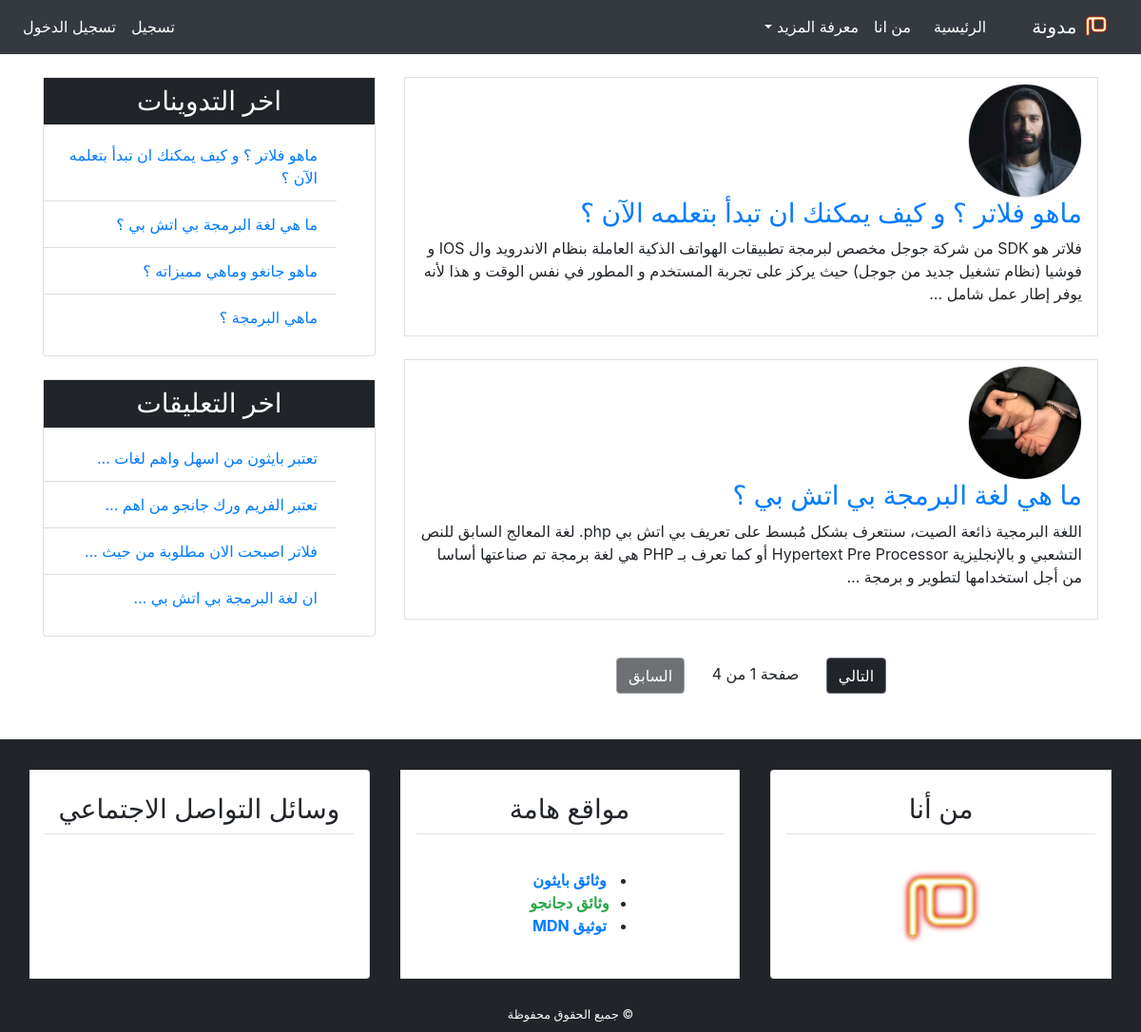
Page /blog/home/ on the committed database.
### blog/models.py (models this page shows, shortened)
class Post(models.Model):
    objects = None
    author = models.ForeignKey(User,on_delete=models.CASCADE)
    title = models.CharField(max_length=60,verbose_name='عنوان التدوينة')
    content = models.TextField(max_length=6000,verbose_name='نص التدوينة')
    post_date = models.DateTimeField(auto_now_add=True)
    post_update = models.DateTimeField(auto_now=True)
    class Meta:
        ordering = ('-post_date',)
        verbose_name = _('Post')
        verbose_name_plural = _('Posts')

class Comment(models.Model):
    objects = None
    post = models.ForeignKey(Post,on_delete=models.CASCADE,related_name='comments')
    created_by = models.ForeignKey(User,on_delete=models.CASCADE)
    content = models.TextField(max_length=6000,verbose_name='التعليق')
    comment_date = models.DateTimeField(auto_now_add=True)
    active = models.BooleanField(default=False)
    class Meta:
        ordering = ('-comment_date',)
        verbose_name = _('Comment')
        verbose_name_plural = _('Comments')

### accounts/models.py (models this page shows, shortened)
class Profile(models.Model):
    user = models.OneToOneField(User,on_delete=models.CASCADE)
    image = models.ImageField(upload_to=image_upload,default='user.png')

### blog/views.py (the view)
# urls.py: path('home/',views.home,name='home'),
def home(request):
    posts = Post.objects.all()
    paginator = Paginator(posts,2)
    page = request.GET.get('page')
    try:
        posts = paginator.page(page)
    except PageNotAnInteger:
        posts = paginator.page(1)
    except EmptyPage:
         posts = paginator.page(paginator.num_pages)
    context = {
        'title':'الصفحة الرئيسة',
        'posts': posts
    }
    return render(request,'blog/home.html',context)

### blog/templatetags/post_tag.py (called while the page is built)
@register.inclusion_tag('blog/latest_posts.html')
def latest_posts():
    context = {'l_posts':Post.objects.all()[0:4]}
    return context

@register.inclusion_tag('blog/latest_comments.html')
def latest_comments():
    context = {'l_comments':Comment.objects.filter(active=True)[0:4]}
    return context

### blog/templates/blog/home.html (shortened to what this page needs)
{% extends 'blog/base.html' %}
{% load static %}
{% block content %}
    {% for post in posts  %}
        <div class="border p-3 mb-4">
            <img class="img-fluid rounded-circle border" style="width: 120px; height:120px; margin-top:-10px;"
                    src="{{post.author.profile.image.url}}" alt="{{post.author}}">
             <h3><a class="text-blue" href="{% url 'blog:post_detail' post.id %}"> {{post.title}}</a></h3>
             <p> {{post.content|truncatewords:40}} </p>
        </div>
    {% endfor %}
    {% include 'blog/pagination.html' %}
{% endblock %}

### blog/templates/blog/base.html (shortened to what this page needs)
{% load static %}
{% load post_tag %}
<!DOCTYPE html>
<html>
<head>
    <link rel="stylesheet" href="{% static 'blog/css/bootstrap.min.css' %}">
    <link rel='stylesheet' href='{% static "blog/css/main.css" %}'>
    </head>
<body>
    <div>
        <header>
        <nav class="navbar navbar-expand-lg navbar-dark bg-dark">
            <a class="navbar-brand" href="{% url 'blog:home' %}">
                <img src="{% static 'blog/images/mim-logo.png' %}" alt="شعار مدونة" width="30px">       مدونة
            </a>
            <div class="collapse navbar-collapse" id="navbarSupportedContent">
              <ul class="navbar-nav">
                <li class="nav-item active">
                  <a class="nav-link" href="{% url 'blog:home' %}"> الرئيسية <span class="sr-only">(current)</span></a>
                </li>
                <li class="nav-item active" style="margin-right:8px;">
                    <a class="nav-link" href="{% url 'blog:about' %}"> من انا </a>
                </li>
                <li class="nav-item dropdown active">
                    <a class="nav-link dropdown-toggle" href="#" id="navbarDropdown" role="button"
                        data-toggle="dropdown" aria-haspopup="true" aria-expanded="false">
                        معرفة المزيد
                    </a>
                </li>
              </ul>
              <ul class="navbar-nav mr-auto">
                    {% if user.is_authenticated %}
                        <li class="nav-item active"> <a class="nav-link" href="{% url 'accounts:profile' %}">   الصفحة الشخصية </a> </li>
                        <li class="nav-item active"> <a class="nav-link" href="{% url 'blog:new_post' %}">  اضافة تدوينة جديدة </a> </li>
                        <li class="nav-item active"> <a class="nav-link" href="{% url 'accounts:logout' %}">   تسجيل الخروج </a> </li>
                    {% else %}
                        <li class="nav-item active"> <a class="nav-link" href="{% url 'accounts:signup' %}"> تسجيل </a> </li>
                        <li class="nav-item active"> <a class="nav-link" href="{% url 'accounts:login' %}">   تسجيل الدخول </a> </li>
                    {% endif %}
              </ul>
            </div>
          </nav>
        </header>
        <section>
            <div class="container">
                <div class="row mt-4">
                    <div class="col-md-8">
                        {% block content %}
                        {% endblock %}
                    </div>
                    <div class="col-md-4">
                        <div class="card mb-4">
                            <h3 class="text-center bg-secondary text-color p-2"> اخر التدوينات</h3>
                                {% latest_posts %}
                       </div>
                       <div class="card mb-4">
                            <h3 class="text-center bg-secondary text-color p-2"> اخر التعليقات</h3>
                            {% latest_comments %}
                      </div>
                    </div>
                </div>
            </div>
        </section>
        <footer class="bg-secondary">
            <div class="container-fluid">
                <div class="row">
                    <div class="col-md">
                        <div class="card-group mt-3">
                            <div class="card m-3">
                                <h3 class="card-title text-center border-bottom p-2 m-3">من أنا</h3>
                                <div class="card-body">
                                    <div class="text-center">
                                        <a href="{% url 'blog:about' %}"><img src="{% static 'blog/images/mim-logo.png' %}" alt="شعار مدونة" width="100px"></a>
                                    </div>
                                </div>
                            </div>
                            <div class="card m-3">
                                <h3 class="card-title text-center border-bottom p-2 m-3">مواقع هامة</h3>
                                <div class="card-body text-center">
                                    <ul style="display: inline-block; margin-left: 40px;">
                                        <li><a class="text-blue" style="font-weight: bold;" href="https://www.python.org/doc/">وثائق بايثون</a></li>
                                        <li><a class="text-success" style="font-weight: bold;" href="https://docs.djangoproject.com/en/2.2/">وثائق
                                                دجانجو</a></li>
                                        <li><a class="text-primary"  style="font-weight: bold;"href="https://developer.mozilla.org/">توثيق MDN</a></li>
                                    </ul>
                                </div>
                            </div>
                            <div class="card m-3">
                                <h3 class="card-title text-center border-bottom p-2 m-3">وسائل التواصل الاجتماعي</h3>
                                <h4 class="card-body text-center">
                                </h4>
                            </div>
                        </div>
                    </div>
                </div>
                <div class="row p-2">
                    <div class="col-md text-center">
                        <small class="text-light">&copy; جميع الحقوق محفوظة </small>
                    </div>
                </div>
            </div>
        </footer>
 </div>
</body>
</html>

### blog/templates/blog/pagination.html
<div class="pt-3 mt-4 mb-5 text-center">
    {% if posts.has_next %}
    <a class="btn btn-secondary bg-secondary" href="?page={{posts.next_page_number}}">التالي</a>
    {% else %}
    <a class="btn btn-secondary bg-secondary disabled">التالي</a>
    {% endif %}
    <span class="pr-4 pl-4">  صفحة {{posts.number}}  من {{posts.paginator.num_pages}} </span>
    {% if posts.has_previous %}
    <a class="btn btn-secondary bg-secondary" href="?page={{posts.previous_page_number}}">السابق</a>
    {% else %}
    <a class="btn btn-secondary bg-secondary disabled">السابق</a>
    {% endif %}
</div>

### blog/templates/blog/latest_posts.html
<ul class="list-group-flush">
    {% for post in l_posts %}
    <li  class="list-group-item">
        <a class="text-blue" href="{% url 'blog:post_detail' post.id %}"> {{post.title}} </a>
    </li>
    {% endfor %}
</ul>

### blog/templates/blog/latest_comments.html
<ul class="list-group-flush">
    {% for comment in l_comments %}
    <li  class="list-group-item">
        <a class="text-blue" href="{% url 'blog:post_detail' comment.post.id %}"> {{comment.content|truncatewords:6}} </a>
    </li>
    {% empty %}
    <li  class="list-group-item" style="color: red;">  لا يوجد تعليقات..</li>
    {% endfor %}
</ul>

### blog/static/blog/css/main.css (style rules this page uses)
body { font-family: 'Tajawal' sans-serif; }
html,body { direction: rtl; text-align: right; }
.bg-secondary { background-color: #212529 !important; }
.text-color { color: white; }

### rows in the picture
Post: author.profile.image (picture), title "ماهو فلاتر ؟ و كيف يمكنك ان تبدأ بتعلمه الآن ؟", content "فلاتر هو SDK من شركة جوجل مخصص لبرمجة تطبيقات الهواتف الذكية العاملة بنظام الاندرويد وال IOS و فوشيا (نظام تشغيل جديد من جوجل) حيث يركز على تجربة المستخدم و المطور في نفس الوقت و هذا لأنه يوفر إطار عمل شامل …"
Post: author.profile.image (picture), title "ما هي لغة البرمجة بي اتش بي ؟", content "اللغة البرمجية ذائعة الصيت، سنتعرف بشكل مُبسط على تعريف بي اتش بي php. لغة المعالج السابق للنص التشعبي و بالإنجليزية Hypertext Pre Processor أو كما تعرف بـ PHP هي لغة برمجة تم صناعتها أساسا من أجل استخدامها لتطوير و برمجة …"
Post: title "ماهو جانغو وماهي مميزاته ؟"
Post: title "ماهي البرمجة ؟"
Comment: content "تعتبر بايثون من اسهل واهم لغات …"
Comment: content "تعتبر الفريم ورك جانجو من اهم …"
Comment: content "فلاتر اصبحت الان مطلوبة من حيث …"
Comment: content "ان لغة البرمجة بي اتش بي …"
